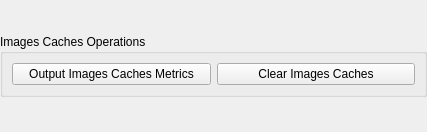
<?xml version="1.0" encoding="UTF-8"?>
<ui version="4.0">
 <class>Images_Caches_Operations_Form</class>
 <widget class="QWidget" name="Images_Caches_Operations_Form">
  <property name="geometry">
   <rect>
    <x>0</x>
    <y>0</y>
    <width>427</width>
    <height>132</height>
   </rect>
  </property>
  <property name="windowTitle">
   <string>Images Caches Operations</string>
  </property>
  <layout class="QGridLayout" name="Images_Caches_Operations_Form_gridLayout">
   <property name="margin">
    <number>0</number>
   </property>
   <item row="0" column="0">
    <widget class="QGroupBox" name="Images_Caches_Operations_groupBox">
     <property name="maximumSize">
      <size>
       <width>16777215</width>
       <height>64</height>
      </size>
     </property>
     <property name="title">
      <string>Images Caches Operations</string>
     </property>
     <layout class="QGridLayout" name="Images_Caches_Operations_groupBox_gridLayout">
      <property name="sizeConstraint">
       <enum>QLayout::SetMaximumSize</enum>
      </property>
      <item row="0" column="1">
       <widget class="QPushButton" name="Clear_Images_Caches_pushButton">
        <property name="statusTip">
         <string>Clear Images Caches Push Button: Clears images caches content.</string>
        </property>
        <property name="text">
         <string>Clear Images Caches</string>
        </property>
       </widget>
      </item>
      <item row="0" column="0">
       <widget class="QPushButton" name="Output_Images_Caches_Metrics_pushButton">
        <property name="statusTip">
         <string>Output Images Caches Metrics Push Button: Outputs images caches metrics.</string>
        </property>
        <property name="text">
         <string>Output Images Caches Metrics</string>
        </property>
       </widget>
      </item>
     </layout>
    </widget>
   </item>
  </layout>
 </widget>
 <resources/>
 <connections/>
</ui>
